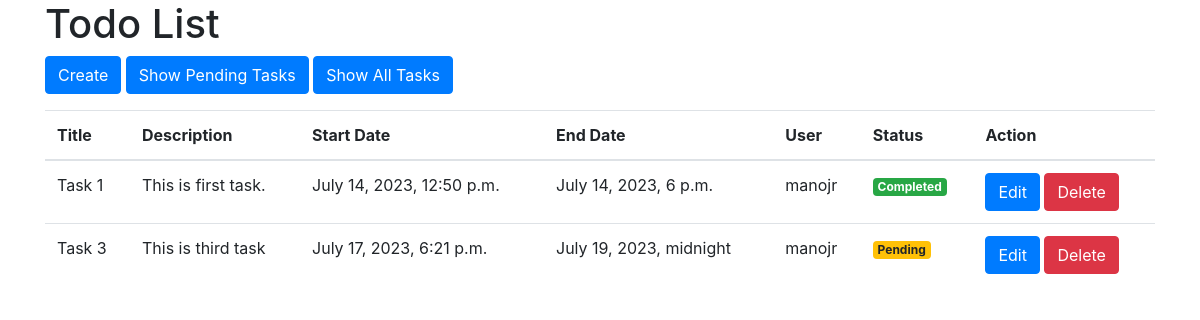
The page / on the database its author committed.
### todoApp/models.py (models this page shows, shortened)
class CustomTodo(models.Model):
    id = models.UUIDField(primary_key=True, default=uuid.uuid4, editable=False)
    title = models.CharField(max_length=150,null=False)
    user = models.ForeignKey(User, on_delete=models.CASCADE)
    description = models.TextField()
    start_date = models.DateTimeField()
    end_date = models.DateTimeField()
    is_completed = models.BooleanField(default=False)

### todoApp/views.py (the view)
# urls.py: path('', todoList, name='todoList'),
def todoList(request):
    tasks = CustomTodo.objects.all()
    return render(request, 'html/home.html', {'tasks': tasks})

### todoApp/templates/html/home.html (shortened to what this page needs)
{% load static %}
<!DOCTYPE html>
<html>
<head>
    <link rel="stylesheet" href="https://stackpath.bootstrapcdn.com/bootstrap/4.5.2/css/bootstrap.min.css">
</head>
<body>
    <div class="container">
        <h1>Todo List</h1>
        <div class="mb-3">
            <a href="{% url 'createTask' %}" class="btn btn-primary">Create</a>
            <a href="{% url 'show_pending_task'%}" class="btn btn-primary">Show Pending Tasks</a>
            <a href="{% url 'todoList' %}" class="btn btn-primary">Show All Tasks</a>
        </div>
        <table class="table">
            <thead>
                <tr>
                    <th>Title</th>
                    <th>Description</th>
                    <th>Start Date</th>
                    <th>End Date</th>
                    <th>User</th>
                    <th>Status</th>
                    <th>Action</th>
                </tr>
            </thead>
            <tbody>
                {% for task in tasks %}
                    <tr>
                        <td>{{ task.title }}</td>
                        <td>{{ task.description }}</td>
                        <td>{{ task.start_date }}</td>
                        <td>{{ task.end_date }}</td>
                        <td>{{ task.user }}</td>
                        <td>
                            {% if task.is_completed %}
                                <span class="badge badge-success">Completed</span>
                            {% else %}
                                <span class="badge badge-warning">Pending</span>
                            {% endif %}
                        </td>
                        <td>
                            <a href="{% url 'edit_task' task_id=task.id %}" class="btn btn-primary">Edit</a>
                            <a href="{% url 'delete_task' task_id=task.id %}" class="btn btn-danger">Delete</a>
                        </td>
                    </tr>
                {% endfor %}
            </tbody>
        </table>
    </div>
</body>
</html>

### rows shown on the page
CustomTodo: title "Task 1", description "This is first task.", start_date "July 14, 2023, 12:50 p.m.", end_date "July 14, 2023, 6 p.m.", user "manojr", is_completed "Completed"
CustomTodo: title "Task 3", description "This is third task", start_date "July 17, 2023, 6:21 p.m.", end_date "July 19, 2023, midnight", user "manojr", is_completed "Pending"
